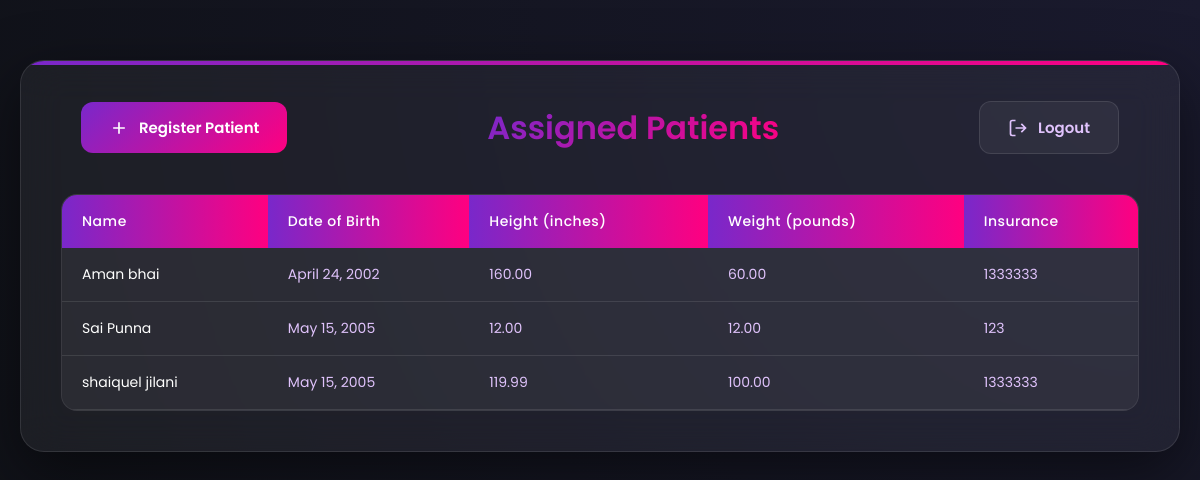
Before: /view-patient/ (signed in) with the older database file.
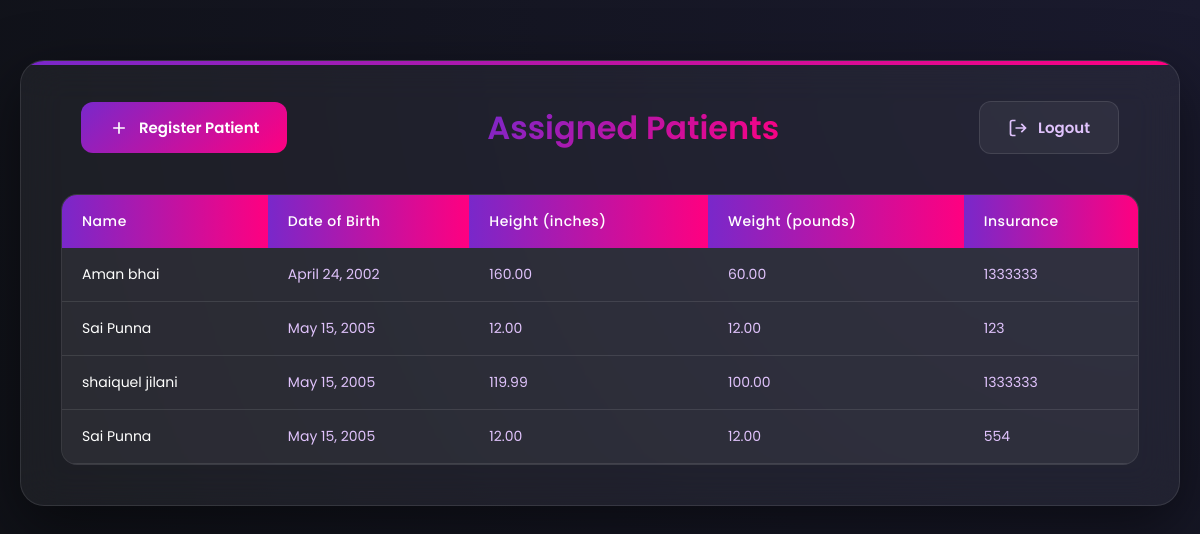
After: the same page with the newer database file.
### rpm_users/models.py (models this page shows, shortened)
class Patient(models.Model):
    SEX_CHOICES = (('Male', 'Male'), ('Female', 'Female'), ('Others', 'Others'),)
    MONITORING_CHOICES = (('Blood Pressure', 'Blood Pressure'), ('Heart Rate', 'Heart Rate'), ('SPO2', 'SPO2'),("Temperature", "Temperature"),)
    user = models.OneToOneField(User, on_delete=models.CASCADE, blank=True, null=True)
    date_of_birth = models.DateField(blank=True, null=True)
    height = models.DecimalField(blank=True, null=True, max_digits=10, decimal_places=2)
    weight = models.DecimalField(blank=True, null=True, max_digits=10, decimal_places=2)
    insurance = models.CharField(blank=True, null=True, max_length=255)
    insurance_number = models.CharField(blank=True, null=True, max_length=255)
    sex = models.CharField(blank=True, max_length=10, null=True, choices=SEX_CHOICES)
    bmi = models.DecimalField(blank=True, max_digits=10, decimal_places=2, null=True)
    phone_number = models.CharField(max_length=15, blank=True, null=True)
    monitoring_parameters = models.CharField(blank=True, max_length=20, null=True, choices=MONITORING_CHOICES)
    device_serial_number = models.BigIntegerField(null=True, blank=True, unique=True)
    pharmacy_info = models.TextField(blank=True, null=True)
    allergies = models.TextField(blank=True, null=True)
    smoke = models.CharField(choices=(('YES', 'YES'), ('NO', 'NO'),), default='NO', max_length=3)
    drink = models.CharField(choices=(('YES', 'YES'), ('NO', 'NO'),), default='NO', max_length=3)
    family_history = models.TextField(null=True, blank=True)
    medications = models.TextField(null=True, blank=True)
    id = models.UUIDField(default=uuid.uuid4, primary_key=True, editable=False)
    created_at = models.DateTimeField(auto_now_add=True)
    updated_at = models.DateTimeField(auto_now=True)
    moderator_assigned = models.ForeignKey('Moderator', blank=True, null=True, on_delete=models.SET_NULL, related_name='moderators')

### rpm_users/views.py (the view)
# urls.py: path('view-patient/', views.view_assigned_patient, name='view_all_assigned_patient'),
@login_required
def view_assigned_patient(request):
    moderator = Moderator.objects.get(user=request.user)
    patient_obj = Patient.objects.filter(moderator_assigned=moderator)
    formatted_patients = []
    for patient in patient_obj:
        medications = []
        if patient.medications:
            medications = [med.strip() for med in patient.medications.split('\n') if med.strip()]
        pharmacy_info = {}
        if patient.pharmacy_info:
            try:
                lines = patient.pharmacy_info.split('\n')
                for line in lines:
                    if ':' in line:
                        key, value = line.split(':', 1)
                        pharmacy_info[key.strip()] = value.strip()
            except:
                pharmacy_info = {'Details': patient.pharmacy_info}
        allergies = []
        if patient.allergies:
            allergies = [allergy.strip() for allergy in patient.allergies.split(',') if allergy.strip()]
        family_history = []
        if patient.family_history:
            history_lines = patient.family_history.split('\n')
            for line in history_lines:
                if line.strip():
                    family_history.append(line.strip())
        formatted_patient = {
            'patient': patient,
            'formatted_medications': medications,
            'formatted_pharmacy': pharmacy_info,
            'formatted_allergies': allergies,
            'formatted_family_history': family_history
        }
        formatted_patients.append(formatted_patient)
    context = {
        'patient_obj': formatted_patients,
    }
    return render(request, 'view_assigned_patient.html', context)

### templates/view_assigned_patient.html (shortened to what this page needs)
<!DOCTYPE html>
<html lang="en">
  <head>
    {% load static %}
  </head>
  <body>
    <div class="container">
      <div class="header">
        <a href="{% url 'register_patient' %}" class="btn register-btn">
          <svg width="20" height="20" viewBox="0 0 24 24" fill="none" stroke="currentColor" stroke-width="2">
            <path d="M12 5v14M5 12h14"/>
          </svg>
          Register Patient
        </a>
        <h2>Assigned Patients</h2>
        <a href="{% url 'moderator_logout' %}" class="btn logout-btn">
          <svg width="20" height="20" viewBox="0 0 24 24" fill="none" stroke="currentColor" stroke-width="2">
            <path d="M9 21H5a2 2 0 0 1-2-2V5a2 2 0 0 1 2-2h4M16 17l5-5-5-5M21 12H9"/>
          </svg>
          Logout
        </a>
      </div>
      {% if patient_obj %}
      <div class="table-container">
        <table>
          <thead>
            <tr>
              <th>Name</th>
              <th>Date of Birth</th>
              <th>Height (inches)</th>
              <th>Weight (pounds)</th>
              <th>Insurance</th>
            </tr>
          </thead>
          <tbody>
            {% for entry in patient_obj %}
              {% with entry.patient as patient %}
              <tr>
                <td>
                  <a href="{% url 'moderator_actions' patient.id %}?action=access" class="table-link">
                    {{ patient.user.first_name }} {{ patient.user.last_name }}
                  </a>
                </td>
                <td>{{ patient.date_of_birth }}</td>
                <td>{{ patient.height }}</td>
                <td>{{ patient.weight }}</td>
                <td>{{ patient.insurance }}</td>
              </tr>
              {% endwith %}
            {% endfor %}
          </tbody>
        </table>
      </div>
      {% else %}
      <div class="empty-state">
        <p>No patients assigned yet.</p>
      </div>
      {% endif %}
    </div>
  </body>
</html>

Changed rows visible on the page:
added Patient: patient.user.first_name "Sai", patient.user.last_name "Punna", patient.date_of_birth "May 15, 2005", patient.height "12.00", patient.weight "12.00", patient.insurance "554"
